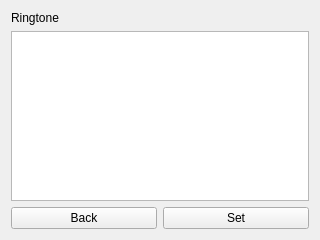
<?xml version="1.0" encoding="UTF-8"?>
<ui version="4.0">
 <class>SourcePage</class>
 <widget class="QWidget" name="SourcePage">
  <property name="geometry">
   <rect>
    <x>0</x>
    <y>0</y>
    <width>320</width>
    <height>240</height>
   </rect>
  </property>
  <property name="windowTitle">
   <string>Form</string>
  </property>
  <layout class="QVBoxLayout" name="verticalLayout">
   <item>
    <widget class="QLabel" name="sourceLabel">
     <property name="text">
      <string>Ringtone</string>
     </property>
    </widget>
   </item>
   <item>
    <widget class="QListWidget" name="sourceList"/>
   </item>
   <item>
    <layout class="QHBoxLayout" name="horizontalLayout">
     <item>
      <widget class="QPushButton" name="backButton">
       <property name="text">
        <string>Back</string>
       </property>
      </widget>
     </item>
     <item>
      <widget class="QPushButton" name="setButton">
       <property name="text">
        <string>Set</string>
       </property>
      </widget>
     </item>
    </layout>
   </item>
  </layout>
 </widget>
 <resources/>
 <connections/>
</ui>
